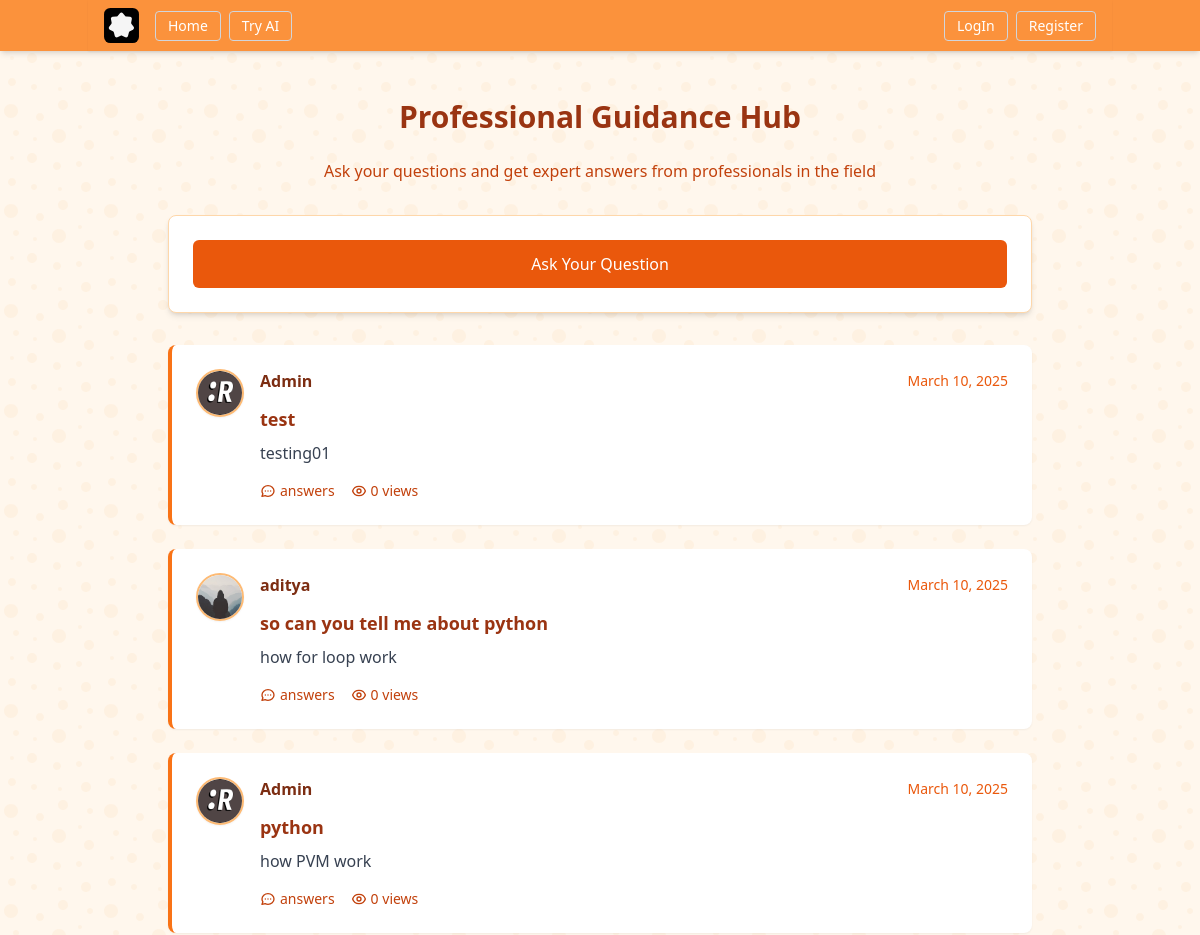
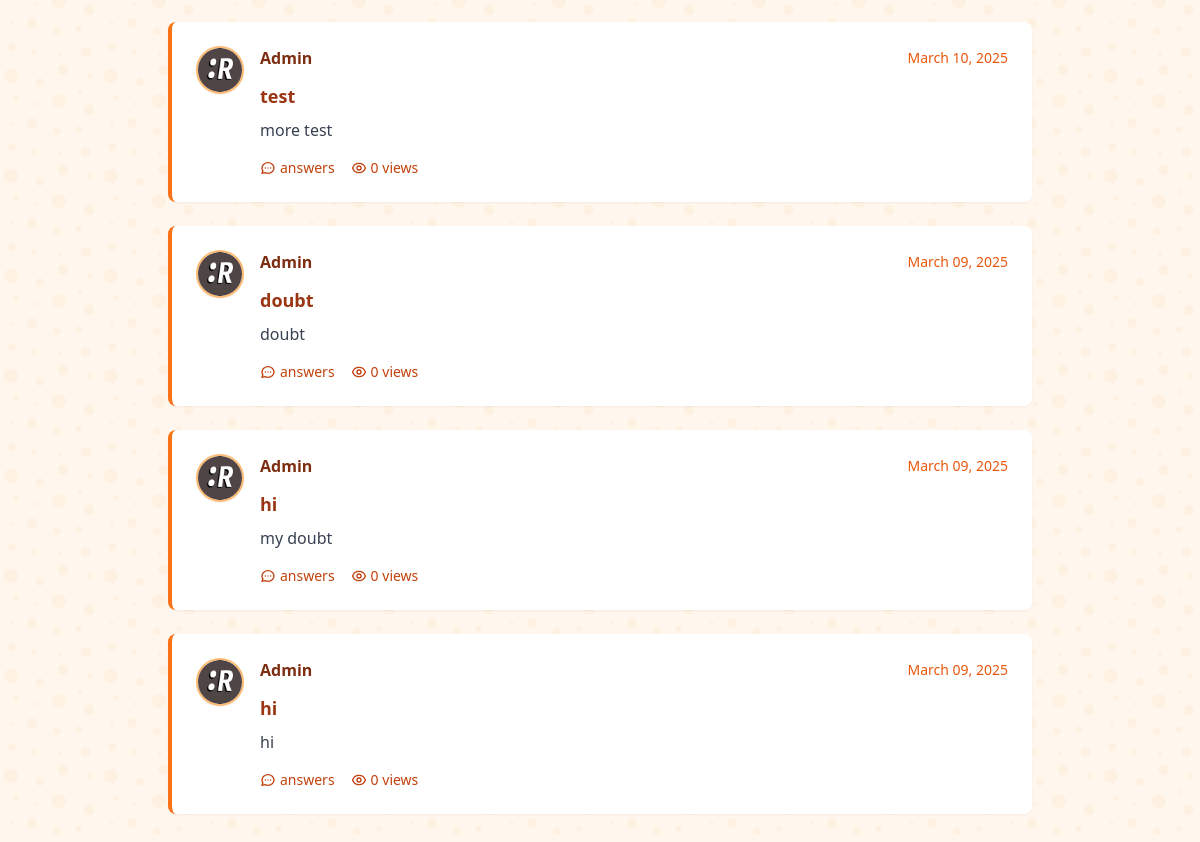
/community/, run on the app's committed database (2 pictures, top to bottom).
### community/models.py (models this page shows, shortened)
class doubt(models.Model):
    title = models.CharField(max_length=100)
    content= models.TextField()
    date = models.DateTimeField(default=timezone.now)
    author = models.ForeignKey(User, on_delete=models.CASCADE) # on_delete=models.CASCADE is used to delete doubt the user if the user is deleted

### users/models.py (models this page shows, shortened)
class Profile(models.Model):# Profile model inherits from models.Model that have one to one relationship with User model
    user = models.OneToOneField(User, on_delete=models.CASCADE) # one to one relationship with User model
    image = models.ImageField(default='default.jpg', upload_to='profile_pics') # profile picture
    position = models.CharField(default='Student', max_length=100) # position
    bio = models.TextField(default='No bio...', max_length=300) # bio
    insitute = models.CharField(default='APSIT', max_length=100) # insitute
    hobbies = models.CharField(default='Cricket', max_length=100) # hobbies
    phone = models.CharField(default='1234567890', max_length=10) # phone
    location = models.CharField(default='Mumbai', max_length=100) # location

### community/views.py (the view)
# urls.py: path('', DoubtsListView.as_view(), name='Community-Home'),# con't import directly need to add function .as_view()
class DoubtsListView(ListView): # inherit from ListView
    model = doubt #model query in order to tell which model to crete the list
    template_name = 'community/communityHome.html'# <app>/<model>_<viewtype>.html
    context_object_name = 'doubts'
    ordering=['-date'] # to see in order to see new to oldest we have added -ve Note: keep it in model name

### community/templates/community/communityHome.html (shortened to what this page needs)
{% extends "base/base.html" %}
{% block content %}
<div class=" from-orange-50 to-white py-8">
    <div class="max-w-4xl mx-auto px-4">
        <h1 class="text-3xl font-bold text-orange-800 mb-6 text-center">Professional Guidance Hub</h1>
        <p class="text-orange-700 text-center mb-8">Ask your questions and get expert answers from professionals in the field</p>
        <div class="mb-8 bg-white rounded-lg shadow-md p-6 border border-orange-200">
            <a href="{% url 'doubt-create' %}" class="block w-full bg-orange-600 hover:bg-orange-700 text-white font-medium py-3 px-4 rounded-md text-center transition duration-200">
                Ask Your Question
            </a>
        </div>
        {% for doubts in doubts %}
            <article class="bg-white rounded-lg shadow-sm p-6 mb-6 border-l-4 border-orange-500 hover:shadow-md transition duration-200">
                <div class="flex items-start gap-4">
                    <div class="shrink-0">
                        <img class="rounded-full w-12 h-12 border-2 border-orange-300 object-cover shadow-sm"
                             src="{{ doubts.author.profile.image.url }}"
                             alt="{{ doubts.author }}'s Profile Picture">
                    </div>
                    <div class="flex-1">
                        <div class="flex flex-wrap items-center justify-between">
                            <a href="{% url 'profile' %}" class="font-semibold text-orange-900 hover:text-orange-700 transition">
                                {{ doubts.author }}
                            </a>
                            <small class="text-orange-600 text-sm">{{ doubts.date | date:"F d, Y"}}</small>
                        </div>
                        <h2 class="font-bold text-orange-800 mt-3 text-lg">
                            <a href="{% url 'doubt-detail' doubts.id %}" class="hover:text-orange-600 transition">
                                {{ doubts.title }}
                            </a>
                        </h2>
                        <p class="text-gray-700 mt-2">{{ doubts.content|truncatechars:200 }}</p>
                        <div class="flex items-center mt-4 text-sm text-orange-700 space-x-4">
                            <span class="flex items-center">
                                 answers
                            </span>
                            <span class="flex items-center">
                                {{ doubts.views|default:"0" }} views
                            </span>
                        </div>
                    </div>
                </div>
            </article>
        {% endfor %}
    </div>
</div>
{% endblock content %}

### base/static/css/styles.css (style rules this page uses)
body { background-color: #fff7ed; }

### base/templates/base/base.html (style rules this page uses)
body { background-color: #fff7ed; }

### data on the page
doubt: author.profile.image (picture), author "Admin", date "March 10, 2025", title "test", content "testing01", views "0"
doubt: author.profile.image (placeholder picture), author "aditya", date "March 10, 2025", title "so can you tell me about python", content "how for loop work", views "0"
doubt: author.profile.image (picture), author "Admin", date "March 10, 2025", title "python", content "how PVM work", views "0"
doubt: author.profile.image (picture), author "Admin", date "March 10, 2025", title "test", content "more test", views "0"
doubt: author.profile.image (picture), author "Admin", date "March 09, 2025", title "doubt", content "doubt", views "0"
doubt: author.profile.image (picture), author "Admin", date "March 09, 2025", title "hi", content "my doubt", views "0"
doubt: author.profile.image (picture), author "Admin", date "March 09, 2025", title "hi", content "hi", views "0"
